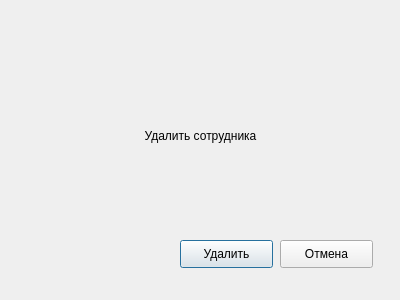
<?xml version="1.0" encoding="UTF-8"?>
<ui version="4.0">
 <class>Dialog</class>
 <widget class="QDialog" name="Dialog">
  <property name="geometry">
   <rect>
    <x>0</x>
    <y>0</y>
    <width>400</width>
    <height>300</height>
   </rect>
  </property>
  <property name="windowTitle">
   <string>Dialog</string>
  </property>
  <widget class="QLabel" name="label">
   <property name="geometry">
    <rect>
     <x>0</x>
     <y>35</y>
     <width>401</width>
     <height>201</height>
    </rect>
   </property>
   <property name="sizePolicy">
    <sizepolicy hsizetype="Expanding" vsizetype="Expanding">
     <horstretch>0</horstretch>
     <verstretch>0</verstretch>
    </sizepolicy>
   </property>
   <property name="text">
    <string>Удалить сотрудника</string>
   </property>
   <property name="alignment">
    <set>Qt::AlignCenter</set>
   </property>
  </widget>
  <widget class="QPushButton" name="removeBtn">
   <property name="geometry">
    <rect>
     <x>180</x>
     <y>240</y>
     <width>93</width>
     <height>28</height>
    </rect>
   </property>
   <property name="text">
    <string>Удалить</string>
   </property>
  </widget>
  <widget class="QPushButton" name="cancelBtn">
   <property name="geometry">
    <rect>
     <x>280</x>
     <y>240</y>
     <width>93</width>
     <height>28</height>
    </rect>
   </property>
   <property name="text">
    <string>Отмена</string>
   </property>
  </widget>
 </widget>
 <resources/>
 <connections/>
</ui>
